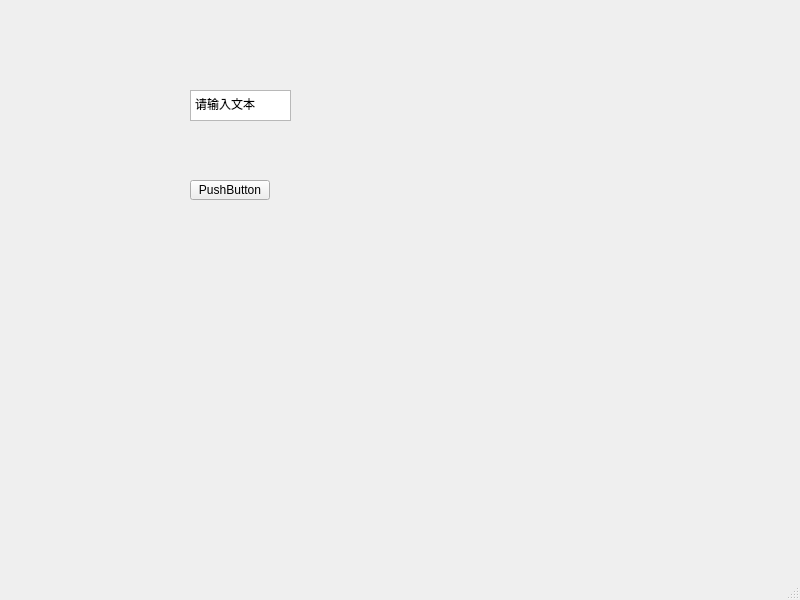
<?xml version="1.0" encoding="UTF-8"?>
<ui version="4.0">
 <class>MainWindow</class>
 <widget class="QMainWindow" name="MainWindow">
  <property name="geometry">
   <rect>
    <x>0</x>
    <y>0</y>
    <width>800</width>
    <height>600</height>
   </rect>
  </property>
  <property name="windowTitle">
   <string>MainWindow</string>
  </property>
  <widget class="QWidget" name="centralwidget">
   <widget class="QPushButton" name="pushButton">
    <property name="geometry">
     <rect>
      <x>190</x>
      <y>180</y>
      <width>80</width>
      <height>20</height>
     </rect>
    </property>
    <property name="text">
     <string>PushButton</string>
    </property>
   </widget>
   <widget class="QTextBrowser" name="textBrowser">
    <property name="geometry">
     <rect>
      <x>190</x>
      <y>90</y>
      <width>101</width>
      <height>31</height>
     </rect>
    </property>
    <property name="html">
     <string>&lt;!DOCTYPE HTML PUBLIC &quot;-//W3C//DTD HTML 4.0//EN&quot; &quot;http://www.w3.org/TR/REC-html40/strict.dtd&quot;&gt;
&lt;html&gt;&lt;head&gt;&lt;meta name=&quot;qrichtext&quot; content=&quot;1&quot; /&gt;&lt;style type=&quot;text/css&quot;&gt;
p, li { white-space: pre-wrap; }
&lt;/style&gt;&lt;/head&gt;&lt;body style=&quot; font-family:'SimSun'; font-size:9pt; font-weight:400; font-style:normal;&quot;&gt;
&lt;p style=&quot; margin-top:0px; margin-bottom:0px; margin-left:0px; margin-right:0px; -qt-block-indent:0; text-indent:0px;&quot;&gt;请输入文本&lt;/p&gt;&lt;/body&gt;&lt;/html&gt;</string>
    </property>
   </widget>
  </widget>
  <widget class="QMenuBar" name="menubar">
   <property name="geometry">
    <rect>
     <x>0</x>
     <y>0</y>
     <width>800</width>
     <height>21</height>
    </rect>
   </property>
  </widget>
  <widget class="QStatusBar" name="statusbar"/>
 </widget>
 <resources/>
 <connections/>
</ui>
